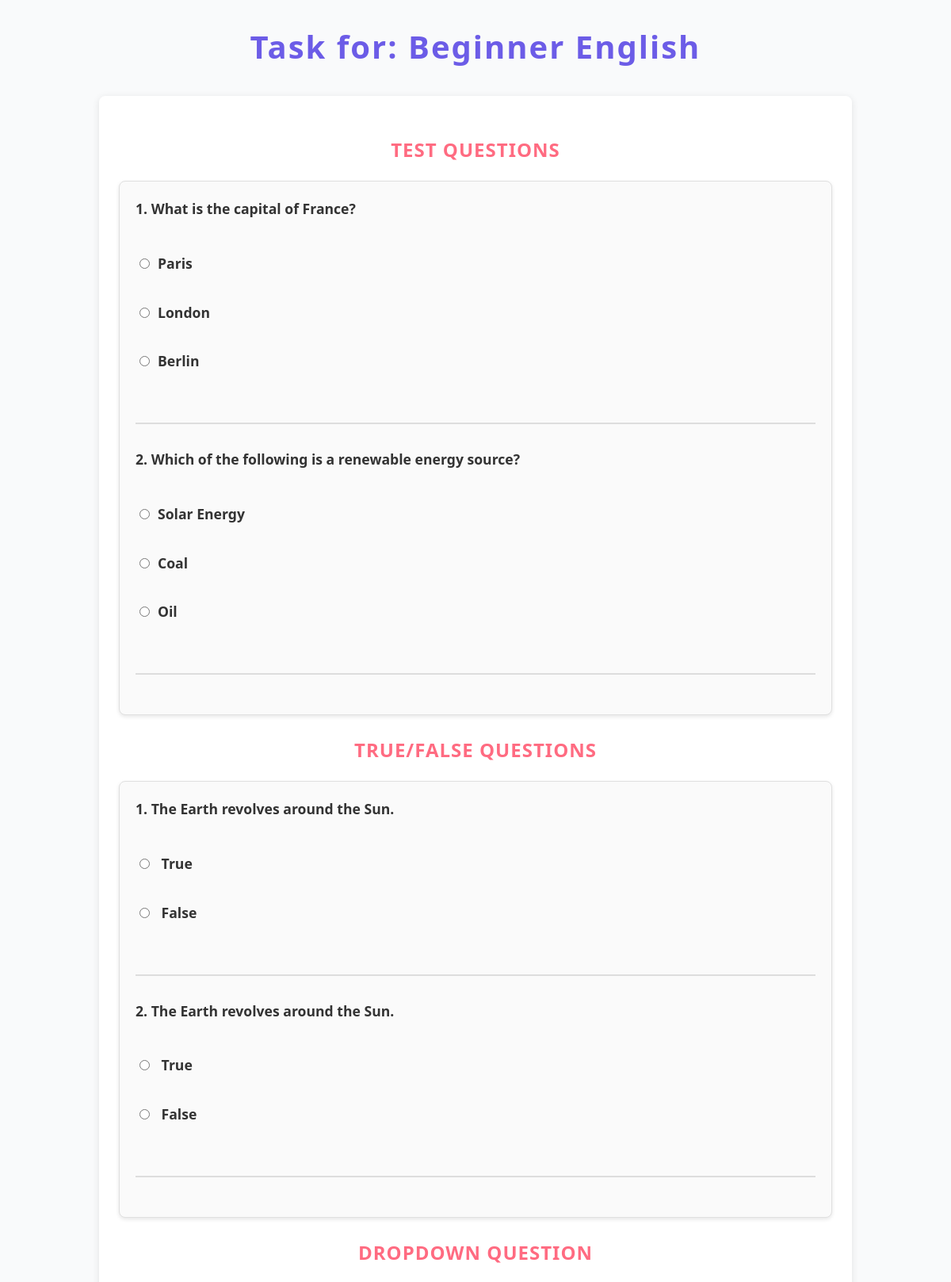
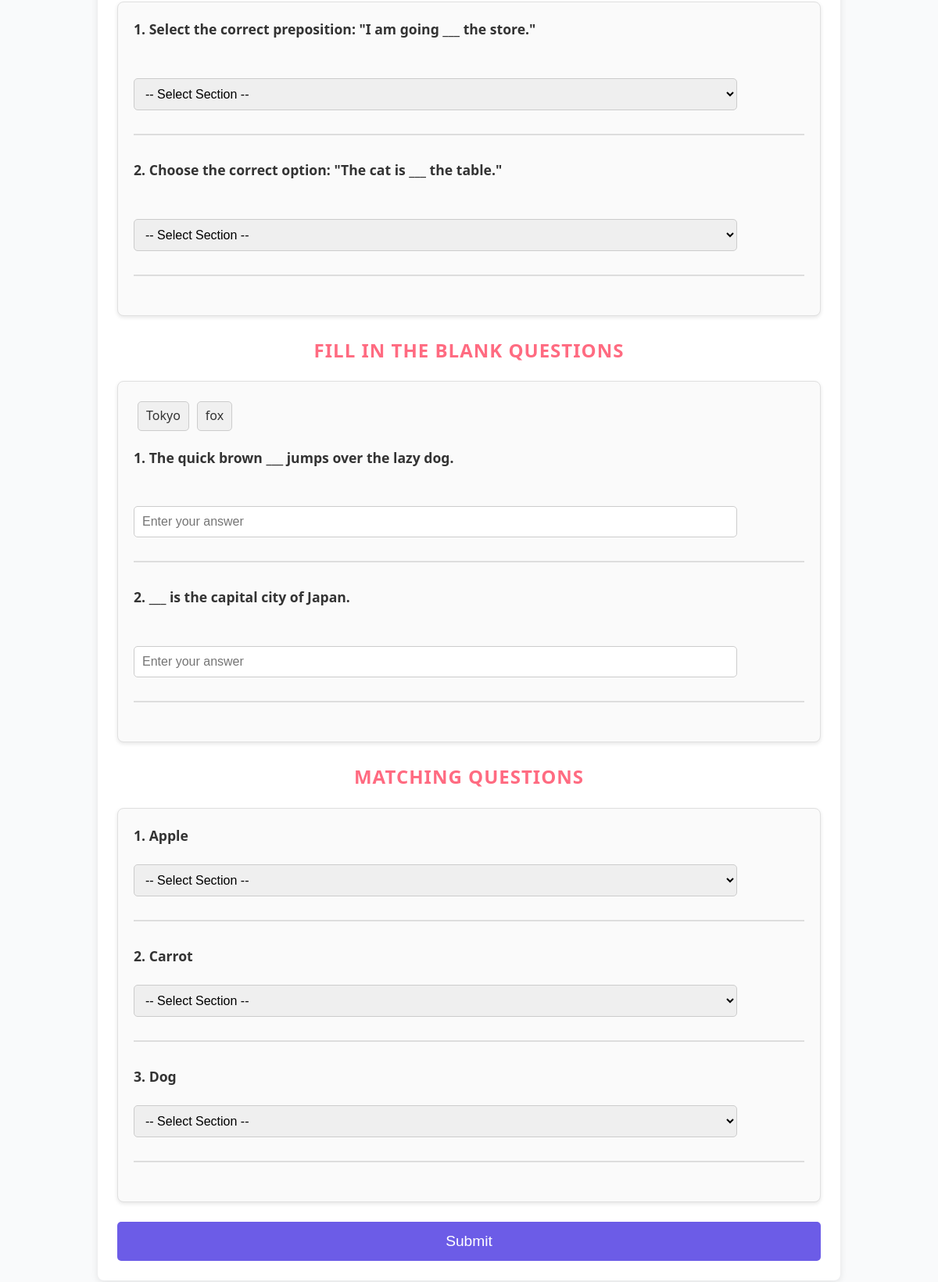
Screenshot of /worksheet.php?lessonid=1 with the database file from the repository (2 pictures, top to bottom).
### tables this page shows
CREATE TABLE IF NOT EXISTS lessons (
    id INT PRIMARY KEY AUTO_INCREMENT,
    title VARCHAR(100) NOT NULL,
    description VARCHAR(255) NOT NULL
);

CREATE TABLE IF NOT EXISTS test (
    id INT PRIMARY KEY AUTO_INCREMENT,
    lesson_id INT,
    question TEXT NOT NULL,
    FOREIGN KEY (lesson_id) REFERENCES lessons(id) ON DELETE CASCADE
);

CREATE TABLE IF NOT EXISTS test_options (
    id INT PRIMARY KEY AUTO_INCREMENT,
    test_id INT NOT NULL,
    option_text VARCHAR(255) NOT NULL,
    is_correct BOOLEAN DEFAULT FALSE,
    FOREIGN KEY (test_id) REFERENCES test(id) ON DELETE CASCADE
);

CREATE TABLE IF NOT EXISTS tru_false (
    id INT PRIMARY KEY AUTO_INCREMENT,
    lesson_id INT,
    statement TEXT NOT NULL,
    is_true BOOLEAN NOT NULL,
    FOREIGN KEY (lesson_id) REFERENCES lessons(id) ON DELETE CASCADE
);

CREATE TABLE IF NOT EXISTS dropdown (
    id INT PRIMARY KEY AUTO_INCREMENT,
    lesson_id INT,
    question TEXT NOT NULL,
    correct_answer VARCHAR(255) NOT NULL,
    FOREIGN KEY (lesson_id) REFERENCES lessons(id) ON DELETE CASCADE
);

CREATE TABLE IF NOT EXISTS fill_in_the_blank (
    id INT PRIMARY KEY AUTO_INCREMENT,
    lesson_id INT,
    sentence TEXT NOT NULL,
    correct_answer VARCHAR(255) NOT NULL,
    FOREIGN KEY (lesson_id) REFERENCES lessons(id) ON DELETE CASCADE
);

CREATE TABLE IF NOT EXISTS matching (
    id INT PRIMARY KEY AUTO_INCREMENT,
    lesson_id INT,
    left_side TEXT NOT NULL,
    right_side TEXT NOT NULL,
    FOREIGN KEY (lesson_id) REFERENCES lessons(id) ON DELETE CASCADE
);

### config.php (called while the page is built, shortened)
<?php
class Database
{
    private $conn;
    public function __construct()
    {
        $this->conn = new mysqli(DB_SERVER, DB_USERNAME, DB_PASSWORD, DB_NAME);
    }
    public function executeQuery($sql, $params = [], $types = "")
    {
        $result = $this->conn->prepare($sql);
        if (!$result->execute()) {
            return "Execution error: " . $result->error;
        }
        return $result;
    }
    public function select($table, $columns = "*", $condition = "", $params = [], $types = "")
    {
        $sql = "SELECT $columns FROM $table" . ($condition ? " WHERE $condition" : "");
        $result = $this->executeQuery($sql, $params, $types);
        return $result->get_result()->fetch_all(MYSQLI_ASSOC);
    }
}

### worksheet.php (the view, shortened to what this page needs)
<?php
include 'config.php';
$query = new Database();
if (isset($_GET['lessonid'])) {
    $lessonid = intval($_GET['lessonid']);
    $lesson = $query->select('lessons', '*', "id = $lessonid");
    $tests = $query->select('test', '*', "lesson_id = $lessonid");
    $tru_falses = $query->select('tru_false', '*', "lesson_id = $lessonid");
    $dropdowns = $query->select('dropdown', '*', "lesson_id = $lessonid");
    $fill_in_the_blanks = $query->select('fill_in_the_blank', '*', "lesson_id = $lessonid");
    $matchings = $query->select('matching', '*', "lesson_id = $lessonid");
?>
    <!DOCTYPE html>
    <html lang="en">
    <head>
        <link rel="stylesheet" href="./style.css">
    </head>
    <body>
        <h1>Task for: <?= $lesson[0]['title'] ?></h1>
        <?php if (!empty($tests) || !empty($tru_falses) || !empty($dropdowns) || !empty($fill_in_the_blanks) || !empty($matchings)) : ?>
            <form method="post">
                <?php if (!empty($tests)) : ?>
                    <h3>Test Questions</h3>
                    <div class="task_item">
                        <?php foreach ($tests as $index => $test) :
                            $testid = $test['id'];
                            $options = $query->select('test_options', '*', "test_id = $testid");
                        ?>
                            <label for="test_question_<?= $testid; ?>">
                                <?= ($index + 1) . '. ' . htmlspecialchars($test['question']); ?>
                            </label><br>
                            <div class="options">
                                <?php foreach ($options as $option) : ?>
                                    <label>
                                        <input type="radio" name="test_answer_<?= $testid; ?>" id="test_answer_<?= $option['id']; ?>" value="<?= htmlspecialchars($option['id']); ?>"><?= htmlspecialchars($option['option_text']); ?>
                                    </label><br>
                                <?php endforeach; ?>
                            </div>
                            <hr>
                        <?php endforeach; ?>
                    </div>
                <?php endif; ?>
                <?php if (!empty($tru_falses)) : ?>
                    <h3>True/False Questions</h3>
                    <div class="task_item">
                        <?php foreach ($tru_falses as $index => $tru_false) : ?>
                            <label for="tru_false_statement_<?= $tru_false['id']; ?>">
                                <?= ($index + 1) . '. ' . htmlspecialchars($tru_false['statement']); ?>
                            </label><br>
                            <div class="options">
                                <label for="tru_false_answer_<?= $tru_false['id']; ?>_true">
                                    <input type="radio" id="tru_false_answer_<?= $tru_false['id']; ?>_true" name="tru_false_answer_<?= $tru_false['id']; ?>" value="1"> True
                                </label><br>
                                <label for="tru_false_answer_<?= $tru_false['id']; ?>_false">
                                    <input type="radio" id="tru_false_answer_<?= $tru_false['id']; ?>_false" name="tru_false_answer_<?= $tru_false['id']; ?>" value="0"> False
                                </label><br>
                            </div>
                            <hr>
                        <?php endforeach; ?>
                    </div>
                <?php endif; ?>
                <?php if (!empty($dropdowns)) : ?>
                    <h3>Dropdown Question</h3>
                    <div class="task_item">
                        <?php foreach ($dropdowns as $index => $dropdown) : ?>
                            <label for="dropdown_question_<?= $dropdown['id']; ?>"><?= ($index + 1) . '. ' . htmlspecialchars($dropdown['question']); ?></label><br>
                            <select name="dropdown_answer_<?= $dropdown['id']; ?>" id="dropdown_question_<?= $dropdown['id']; ?>" class="dropdown">
                                <option value="" disabled selected>-- Select Section --</option>
                            </select><br>
                            <hr>
                        <?php endforeach; ?>
                    </div>
                <?php endif; ?>
                <?php if (!empty($fill_in_the_blanks)) : ?>
                    <h3>Fill in the Blank Questions</h3>
                    <div class="task_item">
                        <div id="words-container" class="words"></div>
                        <?php foreach ($fill_in_the_blanks as $index => $blank) : ?>
                            <label for="fill_in_the_blank_<?= $blank['id']; ?>">
                                <?= ($index + 1) . '. ' . htmlspecialchars($blank['sentence']); ?>
                            </label><br>
                            <input type="text" name="fill_in_the_blank_answer_<?= $blank['id']; ?>" placeholder="Enter your answer"><br>
                            <hr>
                        <?php endforeach; ?>
                    </div>
                <?php endif; ?>
                <?php if (!empty($matchings)) : ?>
                    <h3>Matching Questions</h3>
                    <div class="task_item">
                        <?php foreach ($matchings as $index => $matching) : ?>
                            <div class="matching-question">
                                <div class="left-side">
                                    <label for="matching_<?= $matching['id']; ?>"><?= ($index + 1) . '. ' . htmlspecialchars($matching['left_side']); ?></label>
                                </div>
                                <div class="right-side">
                                    <select name="matching_answer_<?= $matching['id']; ?>" id="matching_<?= $matching['id']; ?>" class="matching-dropdown">
                                        <option value="" disabled selected>-- Select Section --</option>
                                    </select>
                                </div>
                            </div>
                            <hr>
                        <?php endforeach; ?>
                    </div>
                <?php endif; ?>
                <input type="submit" value="Submit" class="submit-btn">
            </form>
        <?php endif; ?>
    </body>
    </html>
<?php
} else {
    header('Location: lessons.php');
    exit();
}
?>

### style.css (style rules this page uses)
body { font-family: 'Segoe UI', Tahoma, Geneva, Verdana, sans-serif; margin: 20px; background-color: #f9fafb; color: #333; line-height: 1.6; }
h1 { color: #6c5ce7; text-align: center; font-size: 2.5rem; margin-bottom: 30px; letter-spacing: 2px; }
form { margin: 0 auto; max-width: 900px; padding: 25px; border-radius: 8px; background-color: #ffffff; box-shadow: 0 2px 10px rgba(0, 0, 0, 0.1); }
h3 { color: #ff6b81; text-align: center; font-size: 1.5rem; margin-bottom: 20px; text-transform: uppercase; letter-spacing: 1px; }
.task_item { border: 1px solid #e0e0e0; padding: 20px; margin-bottom: 25px; border-radius: 8px; background-color: #fafafa; box-shadow: 0 2px 5px rgba(0, 0, 0, 0.1); }
.task_item label { font-weight: 600; font-size: 1.1rem; margin-bottom: 15px; display: block; }
.task_item input[type="radio"], .task_item select, .task_item input[type="text"] { width: 90%; padding: 10px; border: 1px solid #ccc; border-radius: 5px; font-size: 1rem; margin-top: 8px; box-sizing: border-box; transition: all 0.3s ease; display: inline-block; }
.task_item .options { display: flex; flex-direction: column; }
.task_item .options input[type="radio"] { margin-right: 10px; width: auto; }
.task_item .options label, .task_item .options p { display: inline-block; margin-bottom: 8px; }
.submit-btn { padding: 14px 30px; font-size: 1.2em; background-color: #6c5ce7; color: white; border: none; border-radius: 5px; cursor: pointer; width: 100%; text-align: center; transition: background-color 0.3s ease; }
hr { border: none; border-top: 2px solid #ddd; margin: 30px 0; }
.words { margin-bottom: 15px; }

### rows the page displays
lessons: title "Beginner English"
test: question "What is the capital of France?"
test_options: option_text "Paris"
test_options: option_text "London"
test_options: option_text "Berlin"
test: question "Which of the following is a renewable energy source?"
test_options: option_text "Solar Energy"
test_options: option_text "Coal"
test_options: option_text "Oil"
tru_false: statement "The Earth revolves around the Sun."
tru_false: statement "The Earth revolves around the Sun."
dropdown: question "Select the correct preposition: \"I am going ___ the store.\""
dropdown: question "Choose the correct option: \"The cat is ___ the table.\""
fill_in_the_blank: sentence "The quick brown ___ jumps over the lazy dog."
fill_in_the_blank: sentence "___ is the capital city of Japan."
matching: left_side "Apple"
matching: left_side "Carrot"
matching: left_side "Dog"
